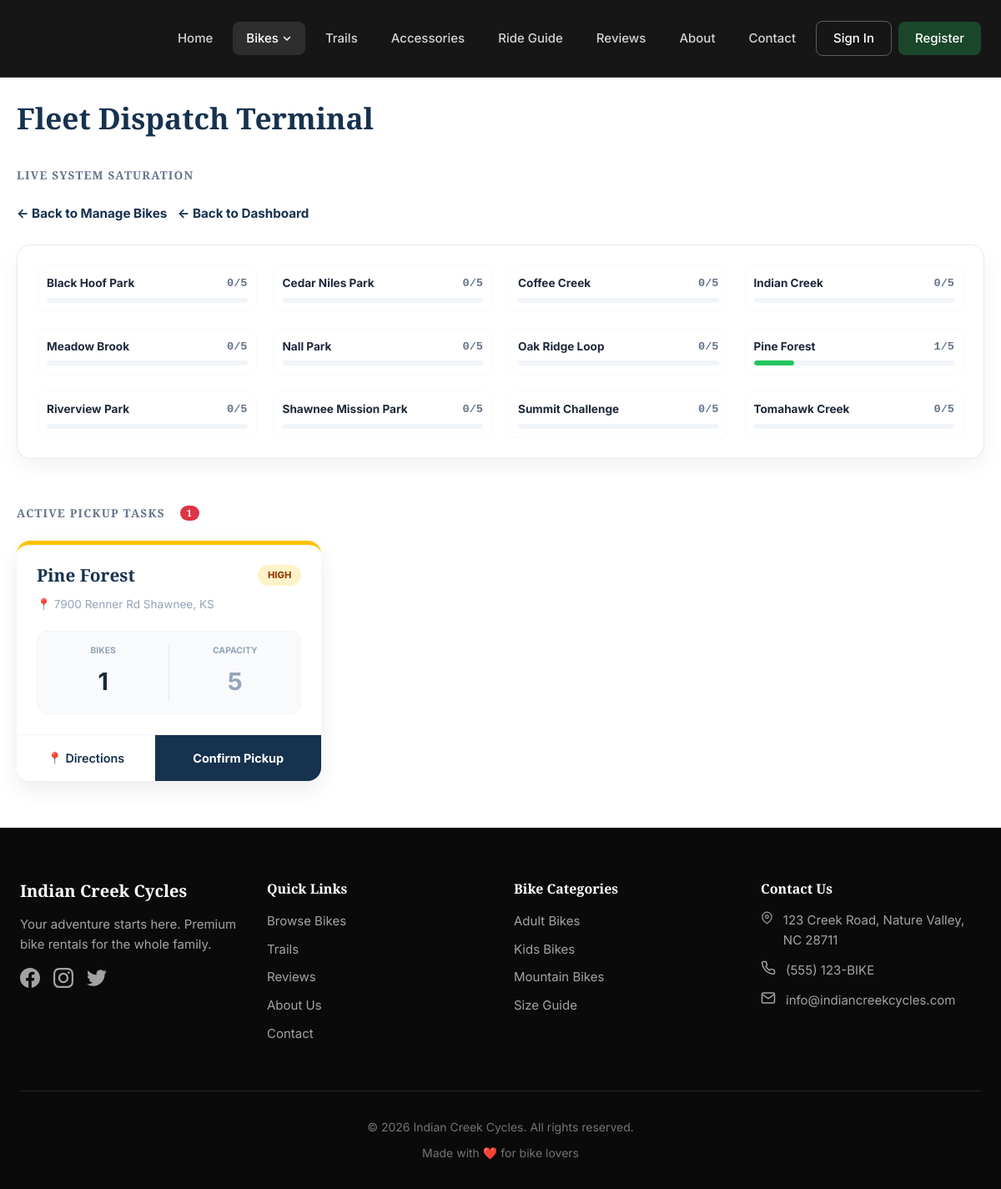
/bikes/admin-dashboard/fleet-dispatch/, run on an earlier commit of the app's database.
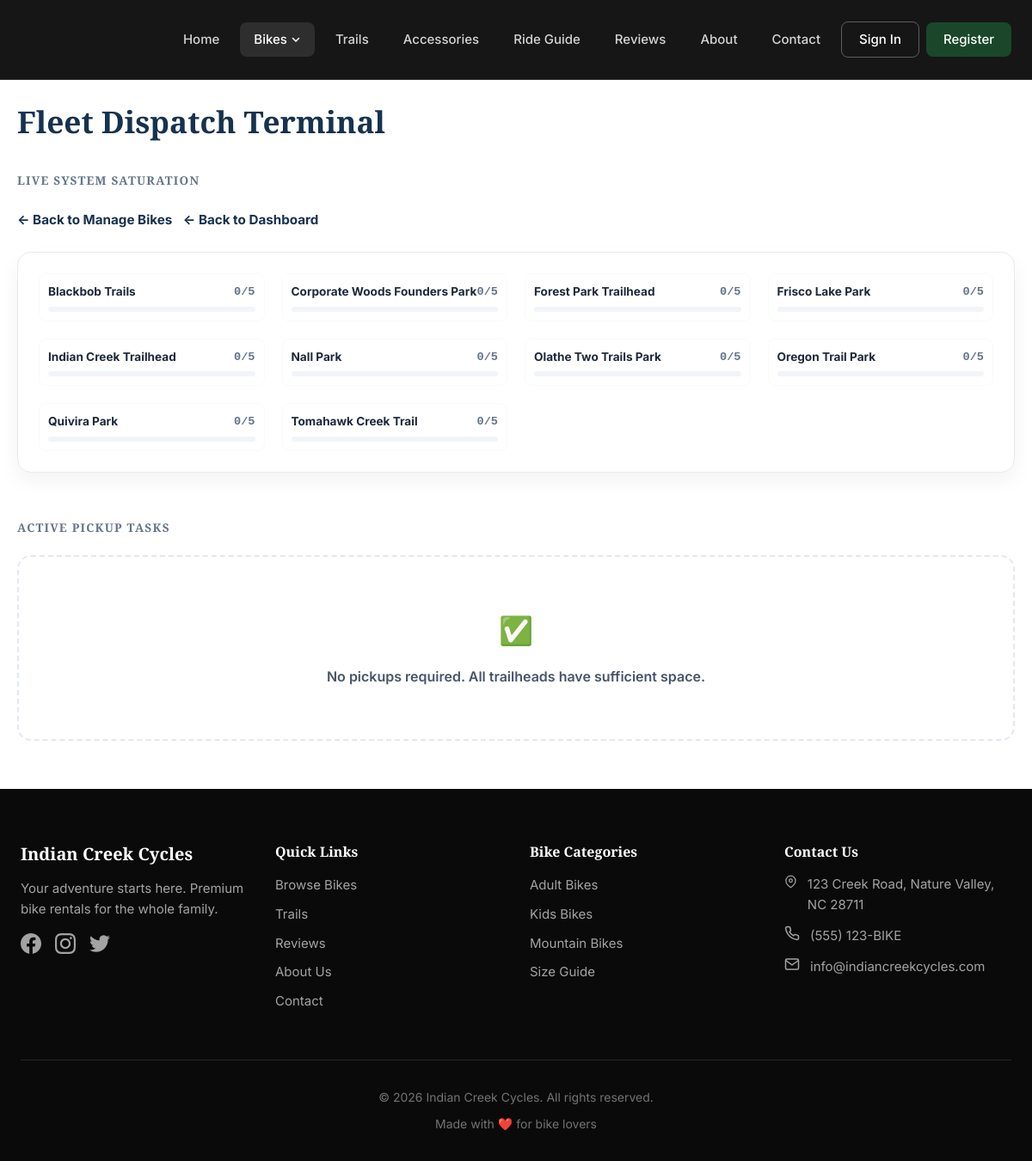
And on a later commit of the database.
### locations/models.py (models this page shows, shortened)
class Location(models.Model):
    name = models.CharField(max_length=100)
    station_number = models.IntegerField(default=0)
    address = models.CharField(max_length=255)
    zip_code = models.CharField(max_length=10, blank=True)
    latitude = models.DecimalField(max_digits=9, decimal_places=6)
    longitude = models.DecimalField(max_digits=9, decimal_places=6)
    is_active = models.BooleanField(default=True)
    total_slots = models.PositiveIntegerField(default=10)
    @property
    def current_bike_count(self):
        return self.bikes.count()
    @property
    def free_slots(self):
        """Empty docks available for incoming returns."""
        slots = self.total_slots - self.current_bike_count
        return max(0, slots)
    free_slots.fget.short_description = "Available Slots"
    @property
    def needs_pickup_dispatch(self):
        if "Main Shop" in self.name or "Hub" in self.name:
            return False
        return self.current_bike_count > 0

### bikes/views.py (the view)
# urls.py: path('admin-dashboard/fleet-dispatch/', views.fleet_dispatch, name='fleet_dispatch'),
def fleet_dispatch(request):
    from locations.models import Location
    all_locations = Location.objects.filter(is_active=True).order_by('name')
    tasks = [l for l in all_locations if l.needs_pickup_dispatch]
    return render(request, 'admin_dashboard/fleet_dispatch.html', {
        'all_locations_list': all_locations,  # This fills the "Live Dock Status"
        'locations_needing_pickup': tasks     # This fills the "Active Pickup Tasks"
    })

### templates/admin_dashboard/fleet_dispatch.html (shortened to what the changed rows need)
{% extends "admin_dashboard/base.html" %}
{% block content %}
<div class="dispatch-container">
    <div class="admin-page-header" style="margin-bottom: 40px;">
        <h1 style="font-size: 2.2rem; color: #16324f; margin: 0;">Fleet Dispatch Terminal</h1>
    </div>
    <div class="full-width-panel">
        <div class="admin-card dock-grid" style="padding: 1.5rem; background: white; border-radius: 16px; box-shadow: 0 10px 25px rgba(0,0,0,0.05);">
            {% for loc in all_locations_list %}
                {% if "Hub" not in loc.name and "Main Shop" not in loc.name %}
                <div style="padding: 10px; border-radius: 8px; border: 1px solid #f8fafc;">
                    <div style="display: flex; justify-content: space-between; font-size: 0.85rem; font-weight: 700; margin-bottom: 4px;">
                        <span style="color: #1e293b;">{{ loc.name }}</span>
                        <span style="color: #64748b; font-family: monospace;">{{ loc.current_bike_count }}/5</span>
                    </div>
                    <div class="status-bar-bg">
                        <div class="status-bar-fill
                            {% if loc.current_bike_count <= 1 %}bg-green
                            {% elif loc.current_bike_count >= 5 %}bg-red
                            {% else %}bg-yellow{% endif %}"
                            style="width: {% widthratio loc.current_bike_count 5 100 %}%;">
                        </div>
                    </div>
                </div>
                {% endif %}
            {% endfor %}
        </div>
    </div>
    <div class="full-width-panel">
        <h3 class="column-header">
            Active Pickup Tasks
            {% if locations_needing_pickup %}
                <span style="background: #dc3545; color: white; padding: 2px 8px; border-radius: 10px; font-size: 0.7rem; margin-left: 8px;">{{ locations_needing_pickup|length }}</span>
            {% endif %}
        </h3>
        <div class="task-grid">
            {% for location in locations_needing_pickup %}
                {% if "Hub" not in location.name and "Main Shop" not in location.name %}
                <div class="dispatch-card" style="background: white; border-radius: 16px; box-shadow: 0 10px 25px rgba(0,0,0,0.08); overflow: hidden; border-top: 5px solid {% if location.current_bike_count >= 5 %}#dc3545{% else %}#ffc107{% endif %};">
                    <div style="padding: 1.5rem;">
                        <div style="display: flex; justify-content: space-between; align-items: center; margin-bottom: 12px;">
                            <h2 style="margin: 0; font-size: 1.3rem; color: #16324f;">{{ location.name }}</h2>
                            {% if location.current_bike_count >= 5 %}
                                <div style="display: flex; align-items: center; gap: 8px;">
                                    <span style="font-size: 0.7rem; font-weight: 800; color: #dc3545;">URGENT</span>
                                    <div class="urgent-dot"></div>
                                </div>
                            {% else %}
                                <span style="background: #fef3c7; color: #92400e; padding: 4px 12px; border-radius: 20px; font-size: 0.7rem; font-weight: 800;">HIGH</span>
                            {% endif %}
                        </div>
                        <p style="color: #94a3b8; font-size: 0.85rem; margin-bottom: 20px;">📍 {{ location.address|default:"Trailhead Location" }}</p>
                        <div style="background: #f8fafc; display: flex; padding: 15px; border-radius: 12px; border: 1px solid #f1f5f9;">
                            <div style="flex: 1; text-align: center;">
                                <small style="display: block; color: #94a3b8; font-weight: 700; font-size: 0.65rem; text-transform: uppercase; margin-bottom: 5px;">Bikes</small>
                                <strong style="font-size: 1.8rem; color: #1e293b;">{{ location.current_bike_count }}</strong>
                            </div>
                            <div style="flex: 1; text-align: center;">
                                <small style="display: block; color: #94a3b8; font-weight: 700; font-size: 0.65rem; text-transform: uppercase; margin-bottom: 5px;">Capacity</small>
                                <strong style="font-size: 1.8rem; color: #94a3b8;">5</strong>
                            </div>
                        </div>
                    </div>
                    <div style="display: grid; grid-template-columns: 1fr 1.2fr; border-top: 1px solid #f1f5f9;">
                        <a href="https://www.google.com/maps/search/?api=1&query={{ location.name|urlencode }}" target="_blank" style="padding: 16px; text-align: center; text-decoration: none; color: #16324f; font-weight: 600; font-size: 0.9rem; background: #fff;">
                            📍 Directions
                        </a>
                        <a href="{% url 'confirm_pickup' location.id %}" style="padding: 16px; text-align: center; text-decoration: none; color: #fff; font-weight: 700; font-size: 0.9rem; background: #16324f;">
                            Confirm Pickup
                        </a>
                    </div>
                </div>
                {% endif %}
            {% empty %}
                <div style="grid-column: 1 / -1; text-align: center; padding: 60px 20px; background: #fff; border-radius: 16px; border: 2px dashed #e2e8f0;">
                    <span style="font-size: 2rem;">✅</span>
                    <p style="margin-top: 15px; font-weight: 600; color: #475569;">No pickups required. All trailheads have sufficient space.</p>
                </div>
            {% endfor %}
        </div>
    </div>
</div>
{% endblock %}

What changed in the data, as far as the page shows it:
removed Location: name "Black Hoof Park", current_bike_count "0", shown under "LIVE SYSTEM SATURATION"
removed Location: name "Cedar Niles Park", current_bike_count "0", shown under "LIVE SYSTEM SATURATION"
no longer on one of the page's lists (row edited): Location: name "Pine Forest", address "7900 Renner Rd Shawnee, KS", current_bike_count "1"
changed Location: name "Coffee Creek" → "Blackbob Trails"
changed Location: name "Oak Ridge Loop" → "Corporate Woods Founders Park"
changed Location: name "Riverview Park" → "Forest Park Trailhead"
changed Location: name "Shawnee Mission Park" → "Frisco Lake Park"
changed Location: name "Summit Challenge" → "Indian Creek Trailhead"
shown differently, row unchanged: Location "Nall Park": moves down the list
changed Location: name "Tomahawk Creek" → "Olathe Two Trails Park"
changed Location: name "Indian Creek" → "Oregon Trail Park"; moves down the list
changed Location: name "Pine Forest" → "Quivira Park"; current_bike_count "1" → "0"; moves down the list
changed Location: name "Meadow Brook" → "Tomahawk Creek Trail"; moves down the list
Also different on the page:
{{ locations_needing_pickup|length }}: "1" → (not shown)
text now shown: "✅ No pickups required. All trailheads have sufficient space."
